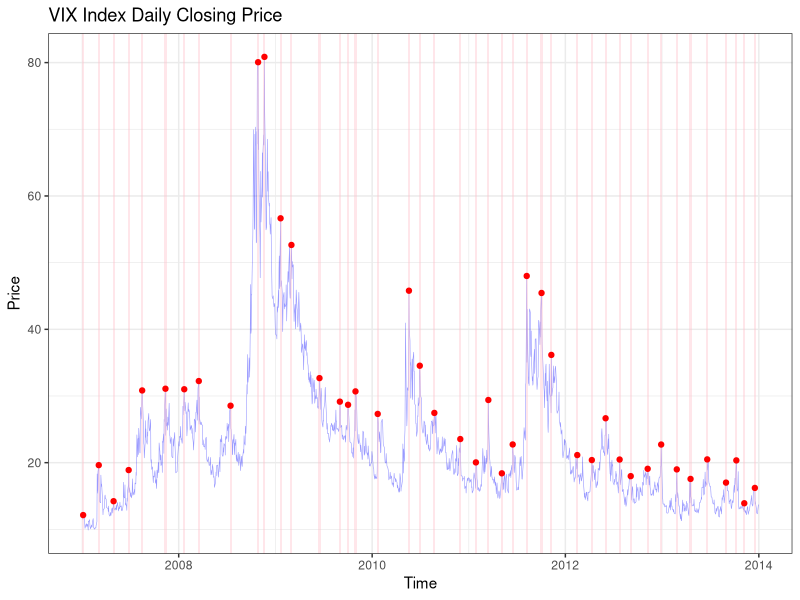

Generate this figure with R:
#Time-series Data Visualization using ggplot

library(ggplot2)
data = read.csv("vix_timeseries_data.csv",header = T,stringsAsFactor=F)
data$Date <- as.Date(as.character(data$Date),format = "%Y%m%d")
data_date = data$Date
data_price = data$Vix_Price

#find local maximas 1D algorithm 
find_local_maximas <- function (x, m){
  shape <- diff(sign(diff(x, na.pad = FALSE)))
  local_maximas <- sapply(which(shape < 0), FUN = function(i){
    z <- i - m + 1
    z <- ifelse(z > 0, z, 1)
    w <- i + m + 1
    w <- ifelse(w < length(x), w, length(x))
    if(all(x[c(z : i, (i + 2) : w)] <= x[i + 1])) return(i + 1) else return(numeric(0))
  })
  local_maximas <- unlist(local_maximas)
  local_maximas
} #source: https://github.com/stas-g/findPeaks

#create a data frame for local maximas only
peak_index = find_local_maximas(data_price, m = 15) 
local_maxima_result <-data.frame(Date = data_date[peak_index],Vix_Price = data_price[peak_index])
local_date = local_maxima_result$Date
local_peak = local_maxima_result$Vix_Price
dt = 4

#visualize Vix time-series data
ggplot() +
  geom_line(mapping = aes(data_date,data_price),color = "blue",size = 0.2,alpha = 0.4) + theme_bw() +
  labs(title = "VIX Index Daily Closing Price", x = "Time", y = "Price") +
  geom_rect(data = local_maxima_result,mapping = aes(xmin = local_date-dt, xmax = local_date+dt, 
            ymin = -Inf, ymax = +Inf),fill = 'pink',alpha = 0.4,linetype = "blank") +
  geom_point(data = local_maxima_result, mapping = aes(x = local_date, y = local_peak),
             color = "red", size = 1.5)




